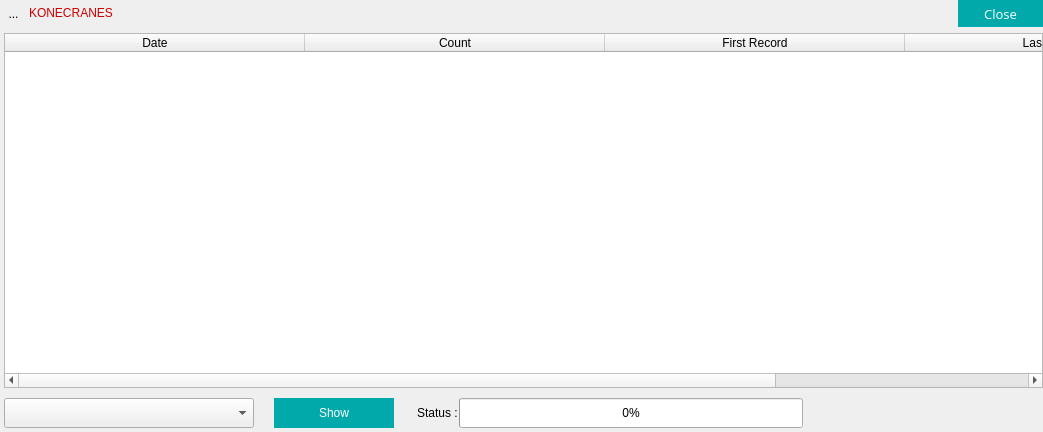
<?xml version="1.0" encoding="UTF-8"?>
<ui version="4.0">
 <class>DataRecord</class>
 <widget class="QWidget" name="DataRecord">
  <property name="geometry">
   <rect>
    <x>0</x>
    <y>0</y>
    <width>1043</width>
    <height>432</height>
   </rect>
  </property>
  <property name="windowTitle">
   <string>Form</string>
  </property>
  <property name="styleSheet">
   <string notr="true">font: 12pt &quot;MS Shell Dlg 2&quot;;</string>
  </property>
  <layout class="QVBoxLayout" name="verticalLayout_2">
   <property name="leftMargin">
    <number>4</number>
   </property>
   <property name="topMargin">
    <number>0</number>
   </property>
   <property name="rightMargin">
    <number>0</number>
   </property>
   <property name="bottomMargin">
    <number>0</number>
   </property>
   <item>
    <layout class="QVBoxLayout" name="verticalLayout">
     <item>
      <layout class="QHBoxLayout" name="horizontalLayout_16">
       <item>
        <widget class="QToolButton" name="toolButton">
         <property name="styleSheet">
          <string notr="true">QToolButton{
border:none;
}</string>
         </property>
         <property name="text">
          <string>...</string>
         </property>
         <property name="icon">
          <iconset resource="img.qrc">
           <normaloff>:/images/C_logo.png</normaloff>:/images/C_logo.png</iconset>
         </property>
         <property name="iconSize">
          <size>
           <width>16</width>
           <height>16</height>
          </size>
         </property>
        </widget>
       </item>
       <item>
        <widget class="QLabel" name="label">
         <property name="sizePolicy">
          <sizepolicy hsizetype="Fixed" vsizetype="Fixed">
           <horstretch>0</horstretch>
           <verstretch>0</verstretch>
          </sizepolicy>
         </property>
         <property name="styleSheet">
          <string notr="true">color: rgb(204, 0, 0);</string>
         </property>
         <property name="text">
          <string>KONECRANES</string>
         </property>
        </widget>
       </item>
       <item>
        <spacer name="horizontalSpacer_3">
         <property name="orientation">
          <enum>Qt::Horizontal</enum>
         </property>
         <property name="sizeHint" stdset="0">
          <size>
           <width>40</width>
           <height>20</height>
          </size>
         </property>
        </spacer>
       </item>
       <item>
        <spacer name="horizontalSpacer">
         <property name="orientation">
          <enum>Qt::Horizontal</enum>
         </property>
         <property name="sizeHint" stdset="0">
          <size>
           <width>40</width>
           <height>20</height>
          </size>
         </property>
        </spacer>
       </item>
       <item>
        <widget class="QPushButton" name="pushButton">
         <property name="minimumSize">
          <size>
           <width>85</width>
           <height>27</height>
          </size>
         </property>
         <property name="maximumSize">
          <size>
           <width>85</width>
           <height>27</height>
          </size>
         </property>
         <property name="font">
          <font>
           <family>Open Sans</family>
           <pointsize>10</pointsize>
           <weight>50</weight>
           <italic>false</italic>
           <bold>false</bold>
          </font>
         </property>
         <property name="styleSheet">
          <string notr="true">QPushButton
{
border: 2px solid red;
border-width : 2px;
border-color: rgba(2,169,170,255);
	color: rgb(255, 255, 255);
background-color: rgba(2,169,170,255);
font: 10pt &quot;Open Sans&quot;;
}
QPushButton:pressed
{
	border:1px solid red;
}
 QPushButton:hover 
{
     background-color:rgb(255, 255, 255);
	color: rgb(0, 0, 0);
 }
QToolTip
{
	background-color: rgb(255, 255, 127);
	color:rgb(0,0,0);
}
</string>
         </property>
         <property name="text">
          <string>Close</string>
         </property>
        </widget>
       </item>
      </layout>
     </item>
     <item>
      <widget class="QTableWidget" name="tableWidget">
       <property name="editTriggers">
        <set>QAbstractItemView::NoEditTriggers</set>
       </property>
       <property name="rowCount">
        <number>0</number>
       </property>
       <property name="columnCount">
        <number>4</number>
       </property>
       <attribute name="horizontalHeaderCascadingSectionResizes">
        <bool>false</bool>
       </attribute>
       <attribute name="horizontalHeaderMinimumSectionSize">
        <number>50</number>
       </attribute>
       <attribute name="horizontalHeaderDefaultSectionSize">
        <number>300</number>
       </attribute>
       <column>
        <property name="text">
         <string>Date</string>
        </property>
       </column>
       <column>
        <property name="text">
         <string>Count</string>
        </property>
       </column>
       <column>
        <property name="text">
         <string>First Record</string>
        </property>
       </column>
       <column>
        <property name="text">
         <string>Last Record</string>
        </property>
       </column>
      </widget>
     </item>
     <item>
      <layout class="QHBoxLayout" name="horizontalLayout_2">
       <property name="spacing">
        <number>20</number>
       </property>
       <property name="topMargin">
        <number>4</number>
       </property>
       <property name="bottomMargin">
        <number>4</number>
       </property>
       <item>
        <widget class="QComboBox" name="comboBox_Records">
         <property name="minimumSize">
          <size>
           <width>250</width>
           <height>30</height>
          </size>
         </property>
        </widget>
       </item>
       <item>
        <widget class="QPushButton" name="pushButton_show">
         <property name="minimumSize">
          <size>
           <width>120</width>
           <height>30</height>
          </size>
         </property>
         <property name="styleSheet">
          <string notr="true">QPushButton
{
border: 2px solid red;
border-width : 2px;
border-color: rgba(2,169,170,255);
	color: rgb(255, 255, 255);
background-color: rgba(2,169,170,255);
font: 10pt &quot;Open Sans&quot;;
}
QPushButton:pressed
{
	border:1px solid red;
}
 QPushButton:hover 
{
     background-color:rgb(255, 255, 255);
	color: rgb(0, 0, 0);
 }
QToolTip
{
	background-color: rgb(255, 255, 127);
	color:rgb(0,0,0);
}
</string>
         </property>
         <property name="text">
          <string>Show</string>
         </property>
        </widget>
       </item>
       <item>
        <layout class="QHBoxLayout" name="horizontalLayout">
         <property name="spacing">
          <number>1</number>
         </property>
         <property name="leftMargin">
          <number>3</number>
         </property>
         <property name="topMargin">
          <number>0</number>
         </property>
         <property name="rightMargin">
          <number>0</number>
         </property>
         <item>
          <widget class="QLabel" name="label_2">
           <property name="text">
            <string>Status :</string>
           </property>
          </widget>
         </item>
         <item>
          <widget class="QProgressBar" name="progressBar">
           <property name="minimumSize">
            <size>
             <width>344</width>
             <height>30</height>
            </size>
           </property>
           <property name="maximum">
            <number>100</number>
           </property>
           <property name="value">
            <number>0</number>
           </property>
          </widget>
         </item>
         <item>
          <spacer name="horizontalSpacer_4">
           <property name="orientation">
            <enum>Qt::Horizontal</enum>
           </property>
           <property name="sizeHint" stdset="0">
            <size>
             <width>40</width>
             <height>20</height>
            </size>
           </property>
          </spacer>
         </item>
        </layout>
       </item>
      </layout>
     </item>
    </layout>
   </item>
  </layout>
 </widget>
 <resources>
  <include location="img.qrc"/>
 </resources>
 <connections/>
</ui>
